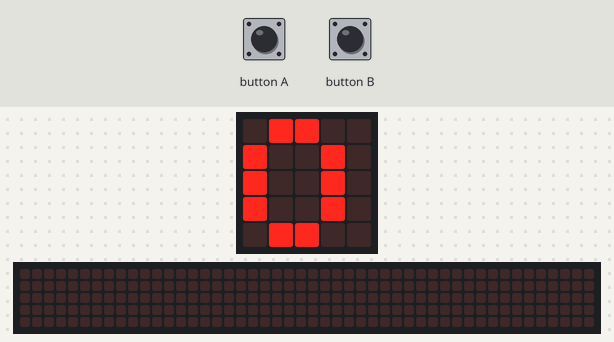
A program run on a simulated BBC micro:bit (MakeCode). Shown: the board's 5×5 LED display, a strip that is not on the board, showing the scrolling text unrolled. The inputs (shaded band) are chosen by the test bench. The 48×5 strip is a reading aid, not a part: it shows the text the display is scrolling, unrolled, one strip-width of it at a time.

Above: at 0.1 s.
3.4 s: button A pressed for 0.15 s
At 3.47 s:
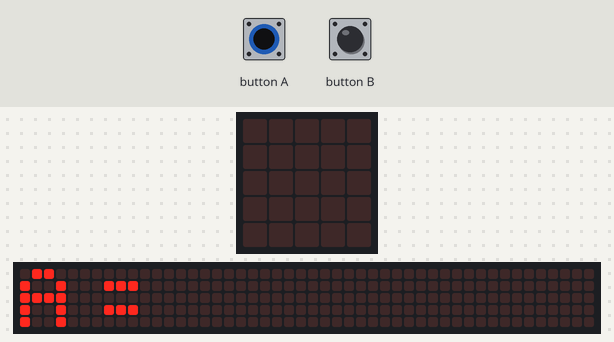
4.1 s: button B pressed for 3.2 s
At 6.94 s:
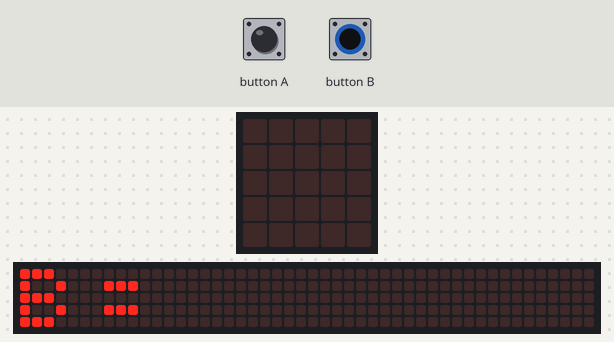
7.9 s: button A pressed for 3.2 s
At 13.6 s:
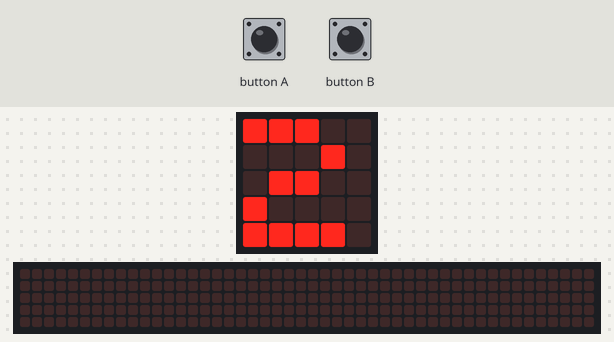
14.7 s: button B pressed for 0.15 s
At 14.92 s:
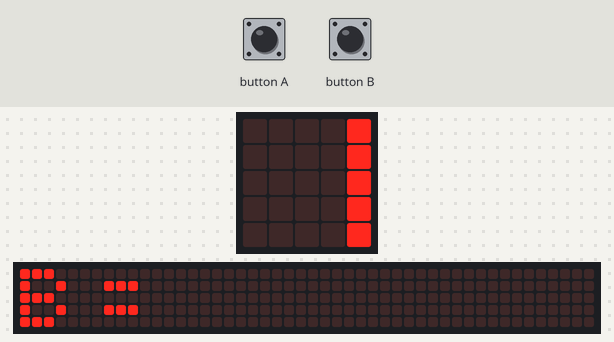
Timing chart, 0 to 16.4 s (numbered marks = the images above; inputs shaded):
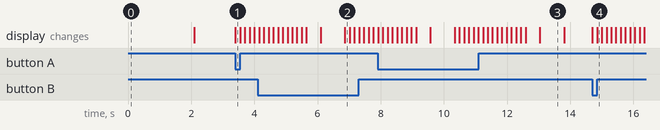

The program:

main.ts
```typescript
function ButtonGame() {
    while (true) {
        if (input.buttonIsPressed(Button.A)) {
            if (input.buttonIsPressed(Button.A)) {
                basic.showString("A")
                basic.pause(1000)
                basic.clearScreen()
            }

        }

        if (input.buttonIsPressed(Button.B)) {
            if (input.buttonIsPressed(Button.B)) {
                basic.showString("B")
                basic.pause(1000)
                basic.clearScreen()
            }

        }

    }
}

function ButtoneCaculate() {
    let A = 0
    let B = 0
    basic.showNumber(A)
    basic.pause(300)
    basic.showNumber(B)
    basic.pause(300)
    basic.clearScreen()
    while (true) {
        if (input.buttonIsPressed(Button.A)) {
            if (input.buttonIsPressed(Button.A)) {
                A += 1
                basic.showString("A=")
                basic.showNumber(A)
                basic.pause(20)
                basic.clearScreen()
            }

        }

        if (input.buttonIsPressed(Button.B)) {
            if (input.buttonIsPressed(Button.B)) {
                B += 1
                basic.showString("B=")
                basic.showNumber(B)
                basic.pause(20)
                basic.clearScreen()
            }

        }

    }
}

ButtoneCaculate()
```

test.ts
```typescript
// 在此处测试；当此软件包作为插件使用时，将不会编译此软件包。
```

Measured:
- after the input at 3.4 s, the display: changes at once (image 1)
- after the input at 4.1 s, the display: first differs from a run without the input after 2.8 s (image 2)
- after the input at 7.9 s, the display: first differs from a run without the input after 2.4 s (image 3 shows a later state)
- after the input at 14.7 s, the display: first changes at once (image 4 shows a later state)
- what the display in image 3 shows lasts 0.8 s, from 13.0 s to 13.8 s
